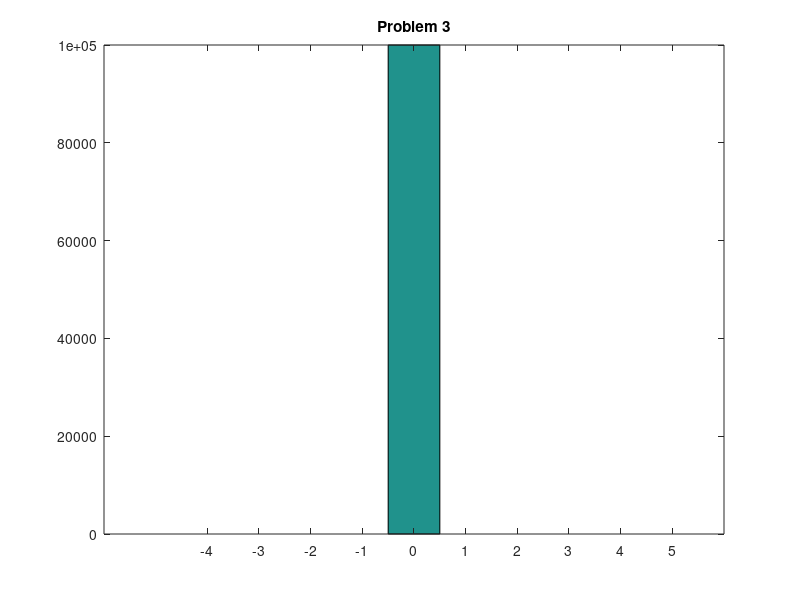

Recreate this plot in MATLAB.
%
n = 10^5;

single_pr = zeros(1,n);
double_pr = zeros(1,n);
Esp = zeros(1,n);
sum = 0;


for i=1:n,
    single_pr(i) = single(sin(i));      %single precision
    double_pr(i) = sin(i);              %double precision
    Esp(i) = single(sin(i)) - sin(i);   %round-off error approximation
    
    sum = sum + (Esp(i)).^2;
end

RMS = sqrt(sum/n)

%plot the histogram
hist(Esp);
hold all;
title('Problem 3');

